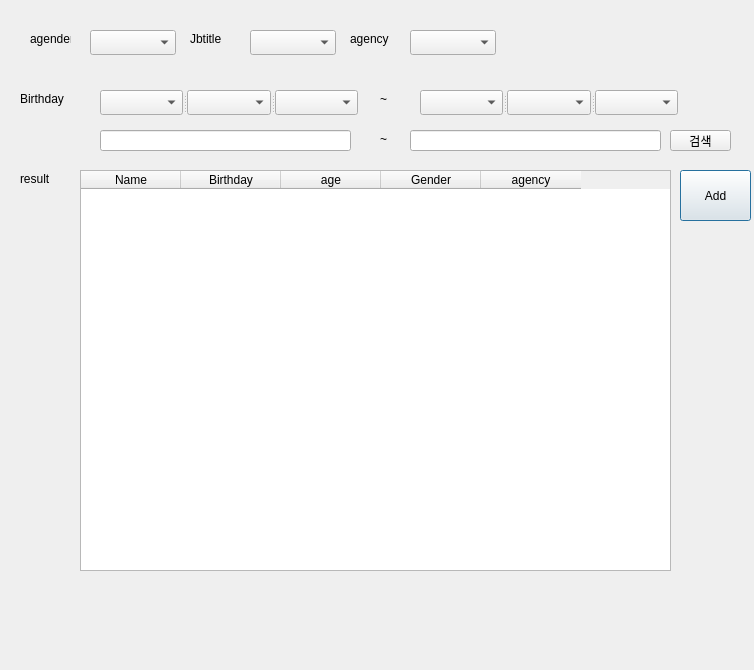
<?xml version="1.0" encoding="UTF-8"?>
<ui version="4.0">
 <class>Dialog</class>
 <widget class="QDialog" name="Dialog">
  <property name="geometry">
   <rect>
    <x>0</x>
    <y>0</y>
    <width>754</width>
    <height>670</height>
   </rect>
  </property>
  <property name="windowTitle">
   <string>Dialog</string>
  </property>
  <widget class="QLabel" name="label">
   <property name="geometry">
    <rect>
     <x>30</x>
     <y>30</y>
     <width>41</width>
     <height>17</height>
    </rect>
   </property>
   <property name="text">
    <string>agender</string>
   </property>
  </widget>
  <widget class="QLabel" name="label_2">
   <property name="geometry">
    <rect>
     <x>190</x>
     <y>30</y>
     <width>51</width>
     <height>17</height>
    </rect>
   </property>
   <property name="text">
    <string>Jbtitle</string>
   </property>
  </widget>
  <widget class="QLabel" name="label_3">
   <property name="geometry">
    <rect>
     <x>20</x>
     <y>90</y>
     <width>59</width>
     <height>17</height>
    </rect>
   </property>
   <property name="text">
    <string>Birthday</string>
   </property>
  </widget>
  <widget class="QPushButton" name="pushButton">
   <property name="geometry">
    <rect>
     <x>680</x>
     <y>170</y>
     <width>71</width>
     <height>51</height>
    </rect>
   </property>
   <property name="text">
    <string>Add</string>
   </property>
  </widget>
  <widget class="QTableWidget" name="tableWidget">
   <property name="geometry">
    <rect>
     <x>80</x>
     <y>170</y>
     <width>591</width>
     <height>401</height>
    </rect>
   </property>
   <column>
    <property name="text">
     <string>Name</string>
    </property>
   </column>
   <column>
    <property name="text">
     <string>Birthday</string>
    </property>
   </column>
   <column>
    <property name="text">
     <string>age</string>
    </property>
   </column>
   <column>
    <property name="text">
     <string>Gender</string>
    </property>
   </column>
   <column>
    <property name="text">
     <string>agency</string>
    </property>
   </column>
  </widget>
  <widget class="QComboBox" name="comboBox">
   <property name="geometry">
    <rect>
     <x>90</x>
     <y>30</y>
     <width>86</width>
     <height>25</height>
    </rect>
   </property>
  </widget>
  <widget class="QComboBox" name="comboBox_2">
   <property name="geometry">
    <rect>
     <x>250</x>
     <y>30</y>
     <width>86</width>
     <height>25</height>
    </rect>
   </property>
  </widget>
  <widget class="QLabel" name="label_4">
   <property name="geometry">
    <rect>
     <x>380</x>
     <y>90</y>
     <width>21</width>
     <height>17</height>
    </rect>
   </property>
   <property name="text">
    <string>~</string>
   </property>
  </widget>
  <widget class="QPushButton" name="pushButton_2">
   <property name="geometry">
    <rect>
     <x>670</x>
     <y>130</y>
     <width>61</width>
     <height>21</height>
    </rect>
   </property>
   <property name="text">
    <string>검색</string>
   </property>
  </widget>
  <widget class="QLineEdit" name="result">
   <property name="geometry">
    <rect>
     <x>100</x>
     <y>130</y>
     <width>251</width>
     <height>21</height>
    </rect>
   </property>
  </widget>
  <widget class="QLabel" name="label_5">
   <property name="geometry">
    <rect>
     <x>350</x>
     <y>30</y>
     <width>51</width>
     <height>17</height>
    </rect>
   </property>
   <property name="text">
    <string>agency</string>
   </property>
  </widget>
  <widget class="QComboBox" name="comboBox_3">
   <property name="geometry">
    <rect>
     <x>410</x>
     <y>30</y>
     <width>86</width>
     <height>25</height>
    </rect>
   </property>
  </widget>
  <widget class="QLabel" name="label_6">
   <property name="geometry">
    <rect>
     <x>380</x>
     <y>130</y>
     <width>21</width>
     <height>17</height>
    </rect>
   </property>
   <property name="text">
    <string>~</string>
   </property>
  </widget>
  <widget class="QLineEdit" name="result_2">
   <property name="geometry">
    <rect>
     <x>410</x>
     <y>130</y>
     <width>251</width>
     <height>21</height>
    </rect>
   </property>
  </widget>
  <widget class="QSplitter" name="splitter">
   <property name="geometry">
    <rect>
     <x>420</x>
     <y>90</y>
     <width>258</width>
     <height>25</height>
    </rect>
   </property>
   <property name="orientation">
    <enum>Qt::Horizontal</enum>
   </property>
   <widget class="QComboBox" name="Year_2"/>
   <widget class="QComboBox" name="month_2"/>
   <widget class="QComboBox" name="day_2"/>
  </widget>
  <widget class="QSplitter" name="splitter_2">
   <property name="geometry">
    <rect>
     <x>100</x>
     <y>90</y>
     <width>258</width>
     <height>25</height>
    </rect>
   </property>
   <property name="orientation">
    <enum>Qt::Horizontal</enum>
   </property>
   <widget class="QComboBox" name="Year_1"/>
   <widget class="QComboBox" name="month_1"/>
   <widget class="QComboBox" name="day_1"/>
  </widget>
  <widget class="QLabel" name="label_8">
   <property name="geometry">
    <rect>
     <x>20</x>
     <y>170</y>
     <width>59</width>
     <height>17</height>
    </rect>
   </property>
   <property name="text">
    <string>result</string>
   </property>
  </widget>
 </widget>
 <resources/>
 <connections/>
</ui>
